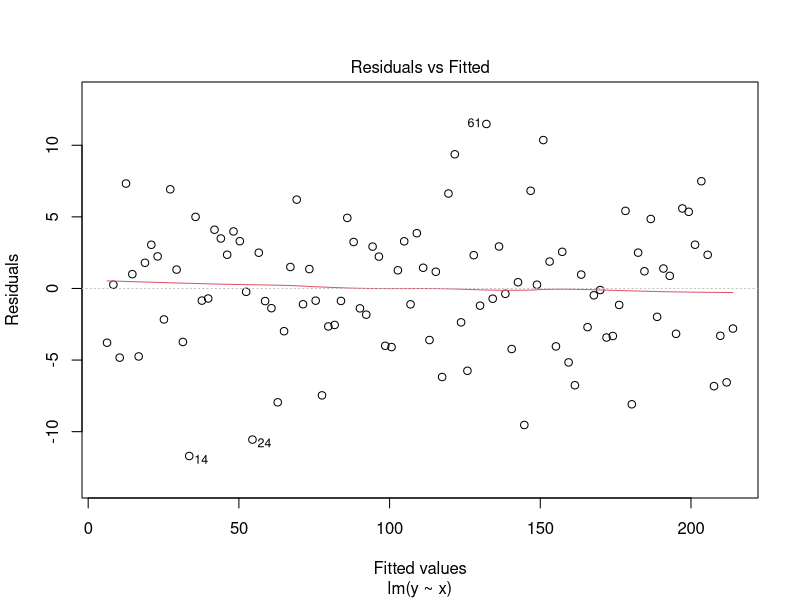
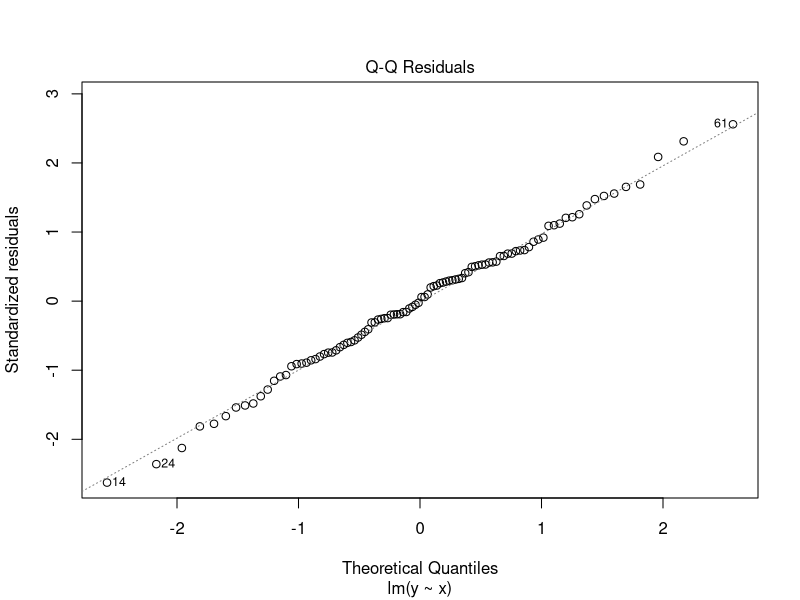
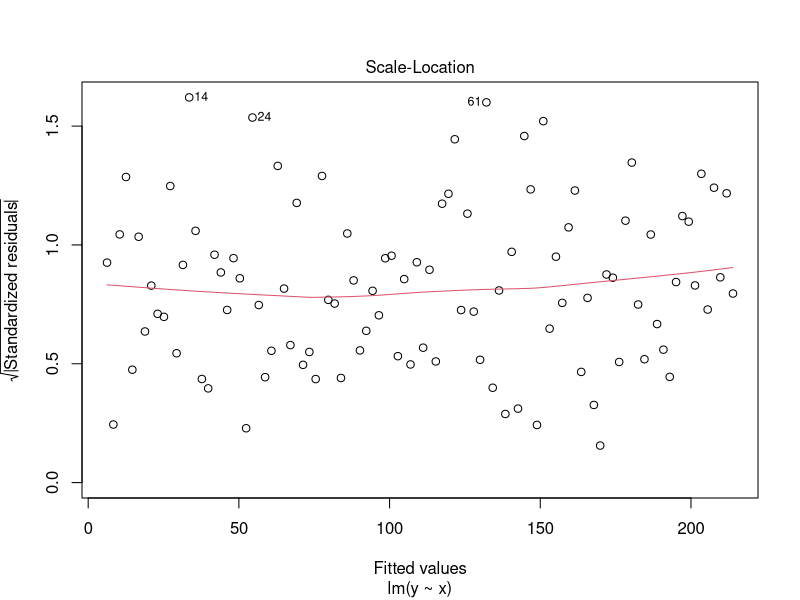
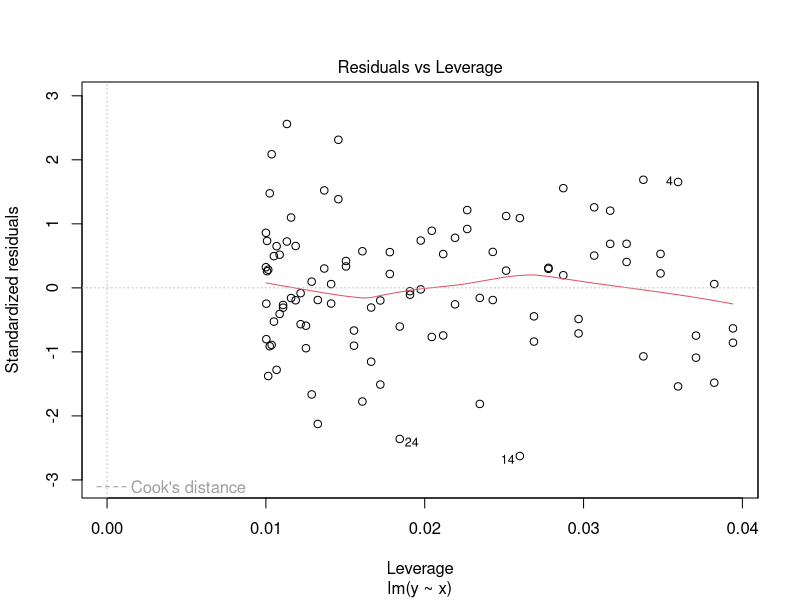
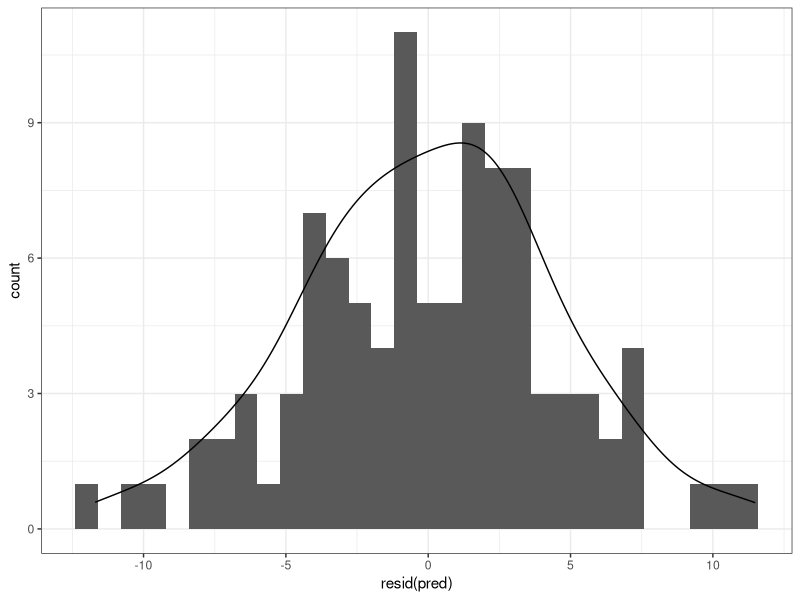
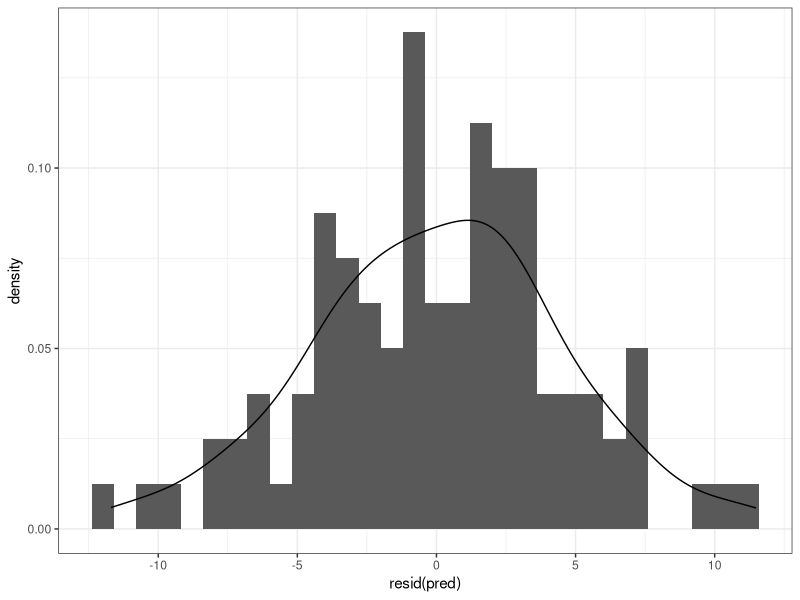
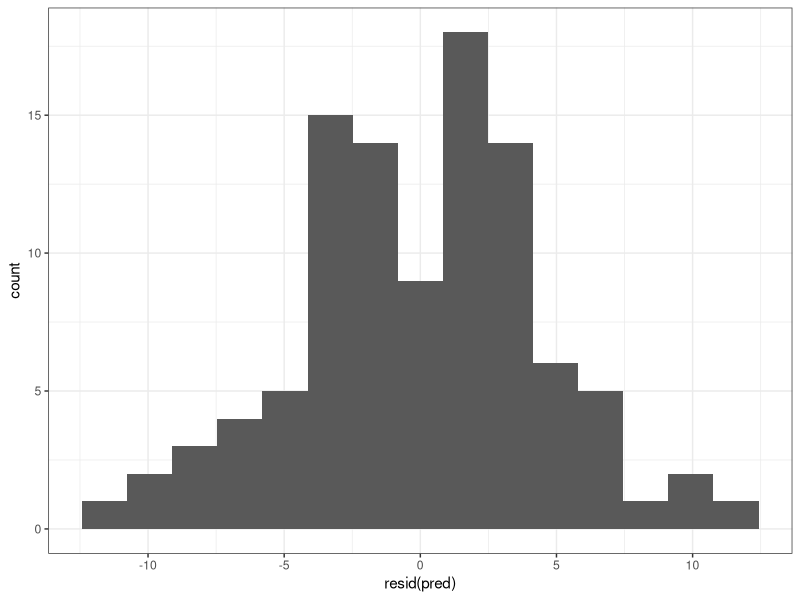

Write R code to recreate these figures, in order. (Note: this script raises an error after producing the figures.)
library(tidyverse)
library(MASS)
library(gridExtra)
library(ggthemes)

## https://www.linkedin.com/pulse/weighted-linear-regression-r-blaine-bateman-eaf-llc/
## Blaine Bateman example problem on Weighted Lin regression
# model <- lm(y ~ x, data = x_data)
# y_pred <- predict(model, data = new_x_data)


## Generate data for regression
set.seed(1)
x_data <- seq(1, 100, 1)
y_raw <- 3.5 + 2.1 * x_data
y_noise <- rnorm(n = 100, mean = 0, sd = 5)

y <- data.frame(x = x_data, y = y_raw + y_noise)

## Model

pred <- lm(y ~ x, data = y)

plot(pred)

resid(pred) # list of residuals

ggplot(data = pred, aes(x = resid(pred))) +
  geom_histogram() +
  geom_density(aes(y = ..count..)) +
  theme_bw()

ggplot(data = pred, aes(x = resid(pred))) +
  geom_histogram(aes(y = ..density..)) +
  geom_density(aes(y = ..density..)) +
  theme_bw()

ggplot(data = pred, aes(x = resid(pred))) +
  stat_bin(geom = "bar", position = "dodge", bins = 15) +
  theme_bw()

summary(pred)

######### Test messier data

set.seed(2)

X_data2 <- seq(1, 1000, 1)

#

# Y is linear in x with uniform, periodic, and skewed noise

#

Y_raw2 <- 1.37 + 2.097 * x_data2

Y_noise2 <- (X_data2 / 100) * 25 * (sin(2 * pi * X_data2/100)) * 
  
  runif(n = length(X_data2), min = 3, max  = 4.5) +
  
  (X_data2 / 100)^3 * runif(n = 100, min = 1, max = 5)

Y <- data.frame(X = X_data2, Y = Y_raw2 + Y_noise2)

model2 <- lm(Y ~ X, data = Y)
plot(model2)
summary(model2)

ggplot(data = model2, aes(x = resid(model2))) +
  geom_histogram(aes(y = ..density..)) +
  geom_density() +
  theme_bw()

## heteroskedasticity: residuals do exhibit the unwanted
## variations we observe (need homoskedasticity)

# Could apply weights to the linear regression model
# How to normalize data


# Weighted_fit <- rlm(Y ~ X, data = Y, weights = 1/sd_variance)

########################################################################

ggplot(mtcars, aes(x = wt, y = mpg)) +
  geom_point() +
  labs(title = "Fuel economy declination") +
  theme(plot.title = element_text(size = rel(1.5)),
        plot.background = element_rect(fill = "gray"),
        panel.border = element_rect(linetype = "dashed", fill = NA),
        panel.grid.major = element_line(colour = "black"),
        panel.grid.minor = element_line(colour = "grey"), 
        # panel.grid.major.y = element_blank() # remove y grids
        # panel.grid.major.x = element_blank() # remove x grids
        
        ## Axes --------------------------------------------- 
        
        axis.line = element_line(size = 3, colour = "grey80"),
        axis.text = element_text(colour = "red"),
        axis.ticks = element_line(size = 2),
        axis.ticks.length = unit(0.25, "cm"),
        axis.title.y = element_text(size = rel(1.5), angle = 90),
        axis.title.x = element_text(size = rel(1))
        
  
  )


## Legend ---------------------------------------------------

ggplot(mtcars, aes(wt, mpg)) +
  geom_point(aes(colour = factor(cyl), shape = factor(vs))) +
  labs(
    title = "Weights and Mpg",
    x = "Weight (1000 lbs)",
    y = "Fuel economy (mpg)",
    colour = "Cylinders",
    shape = "Transmission") + 
  theme(legend.justification = c("right","top"),
        legend.title = element_text(face = "bold"),
        legend.position = c(.95, .95), #"bottom"
        legend.box.just = "right",
        legend.margin = margin(2, 2, 2, 2),
        legend.key.size = unit(.25, "cm"),
        #legend.key.width = unit(5, "cm")
        #legend.text = element_text(colour = 'red'
         #, angle = 45, size = 10, hjust = 3, vjust = 3, face = 'bold')
        # legend.box.background =  element_rect(),
        legend.background = element_rect(colour = "light gray", size = .25), 
        plot.title = element_text(size = 2, hjust = 0.5),
        plot.margin = margin(15, 15, 15, 15),
        plot.background = element_rect(fill = "gray", linetype = "dashed"),
        panel.grid.minor = element_line(colour = "grey"),
        panel.border = element_rect(linetype = "dashed", fill = NA),
        axis.title.y = element_text(colour = "black"),
        axis.ticks = element_line(colour = "black")
        )

## Strips -----------------------------------------------------

ggplot(mtcars, aes(x = wt, y = mpg)) +
  geom_point() +
  facet_wrap( ~ cyl ) +
  theme(
    strip.background = element_rect(colour = "black", fill = "light pink"),
    strip.text = element_text(colour = "white", face = "bold"),
    panel.spacing = unit(1, "lines")
    
    )


# par(mfrow = c(2,1))

p1 <- ggplot(data = mtcars, aes(x = wt, y = mpg)) +
  geom_point() +
  facet_wrap( ~ cyl) +
  theme(
    strip.background = element_rect(colour = "black", fill = "light pink"),
    strip.text = element_text(colour = "white", face = "bold"),
    panel.spacing = unit(1, "cm")
    
  )


ggplot(data = mtcars, aes(x = wt, y = mpg, col = factor(cyl))) +
  geom_point() +
  facet_wrap( ~ cyl) +
  labs(
    title = "Weights and Mpg",
    sub = "Subtitle",
    x = "Weight (1000 lbs)",
    y = "Fuel economy (mpg)",
    colour = "Cylinders",
    shape = "Transmission") +
  # ylim(c(0,100)) + # limit y axis range
    # alternatives to limit range
    # scale_x_continuous(limits = c(0,50))
  theme(
    strip.background = element_rect(colour = "black", fill = "light pink"),
    strip.text = element_text(colour = "white", face = "bold"),
    panel.spacing = unit(1, "lines"),
    plot.title = element_text(size = 10, hjust = 0.5, lineheight = 0.8,
                              vjust = 1),
     #hjust = 0.5 to center or margin = margin(10, 0 ,10 ,0)
    plot.subtitle = element_text(size = rel(.6)),
    axis.ticks = element_blank(),
    axis.text = element_blank(), # remove tick text and ticks
    #axis.text.x = element_text(color, angle , size , vjust ) # change size of and rotate axis text
    #legend.title = element_blank()
    legend.title = element_text(colour = "chocolate", size = 10, face = "bold"),
    legend.key = element_rect(fill = "white"),
    panel.grid.major = element_line(colour = "grey"),
    panel.grid.minor = element_line(colour = "grey"),
    legend.background = element_rect(colour = "black", linetype = "dashed", fill = "white")
    # plot.background = element_rect(fill = NA)
    
    ) +
  scale_color_discrete(name = "Cylindas")


# grid.arrange(p1,p2,nrow = 2)
# additional practice
# http://zevross.com/blog/2014/08/04/beautiful-plotting-in-r-a-ggplot2-cheatsheet-3/

ggplot(data = mtcars, aes(x = wt, y = mpg, col = factor(cyl))) +
  geom_point() +
  geom_smooth(
    aes(group = 1), 
    method = "loess", 
    span = 0.7, 
    se = FALSE,
    col = "black",
    linetype = "dashed"
    ) +
  labs(
    title = "Weight vs. MPG with Linear Regression Line",
    x = "Weight (KG)",
    y = "Miles per Gallon",
    col = "Cylinders"
  ) +
  theme(
    legend.title = element_text(colour = "blue", face = "bold", size = 7),
    legend.key = element_rect(fill = "light grey"),
    legend.background = element_rect(colour = "black", linetype = "dashed"),
    legend.position = c(.9, .70),
    legend.key.size = unit(.5, "cm"),
    legend.margin = margin(4, 4, 4, 4),
    
    plot.title = element_text(face = "bold", size = 10, 
                              hjust = .5, lineheight = 1, vjust = 1),
    plot.background = element_rect(fill = "light grey", linetype = "dashed", colour = "red"),
    
    panel.border = element_rect(linetype = "dashed", fill = NA),
    panel.grid.major = element_line(colour = "light pink"),
    panel.grid.minor = element_line(colour = "black"),
    # axis.title = element_text(face = "bold", colour = "red"),
    # axis.ticks = element_line(colour = "purple"),
    # put axis ticks and text to blank()
    axis.ticks = element_blank(), # line 233
    # axis.text = element_blank(),
    axis.text.x = element_text(colour = "red")
    
  ) 
  # manual colors remove from theme
  # scale_fill_manual(values=c("#999999", "#E69F00", "#56B4E9")) 
  # scale_fill_brewer(palette = "dark")
  # scale_color_gradientn(colours = rainbow(5))

### Gradient colors for normal distribution histogram

set.seed(1234)
x <- rnorm(200)

qplot(x = x, fill = ..count.., geom = "histogram")  +
  scale_fill_gradient(low = "blue", high = "aquamarine4") +
  labs(
    title = "Normal Distribution Chart",
    x = "X",
    y = "Count"
  ) +
  theme(
    ## Start with axis, legend, panel, strip, plot
    
    axis.title.x = element_text(colour = "white"), # xlab("x title, colour = "red")
    axis.title.y = element_text(colour = "Blue", size = 10), # face, family, vjust, hjust
    axis.ticks.x = element_line(colour = "pink"),
    
    plot.title = element_text(face = "bold", size = 10,
                              vjust = 4, hjust = 0.5, lineheight = 10),
    plot.background = element_rect(fill = "darkseagreen", colour = "red", linetype = "dashed"),
    plot.margin = unit(c(1, 1, 1, 1), "cm"), # top, right, bottom, left
    
    panel.border = element_rect(linetype = "dashed", fill = NA),
    panel.grid.major = element_line(colour = "light pink"),
    panel.grid.minor = element_line(colour = "black")
    
  )

### theme_set(theme_bw()) # theme set for entire session

####### Take a look at all the default themes (theme_economist) + scale_colour_economist()

#### Subtopics: Functions, etc.
## scale_color_gradient2( midpoints = mid, low = "", mid = "",  high" = "")




